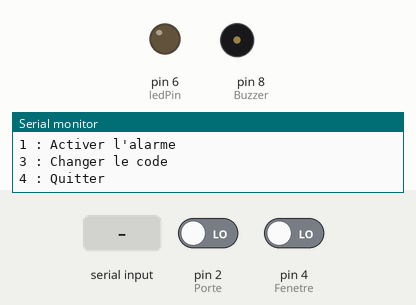
Bench run of a sketch on a simulated Arduino Uno, built with avr-gcc and run on an emulated ATmega328P. On the bench: output pins drawn as LEDs (lit = HIGH), buzzer (waves = sounding, pin HIGH), the last lines printed to the serial monitor. The test bench sets the inputs (shaded band); at power-on: pin 4 (Fenetre) LOW, pin 2 (Porte) LOW.

Above: at 1.2 s.
1.3 s: "1" received over Serial
At 2.1 s:
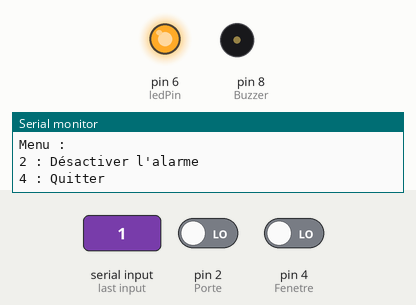
2.8 s: pin 4 (Fenetre) driven HIGH
At 3.2 s:
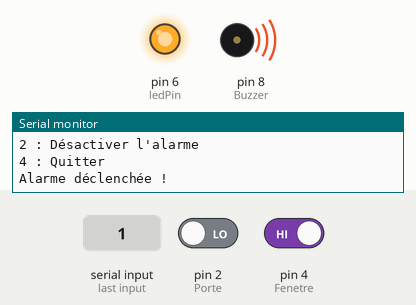
5.8 s: "2" received over Serial
At 6.2 s:
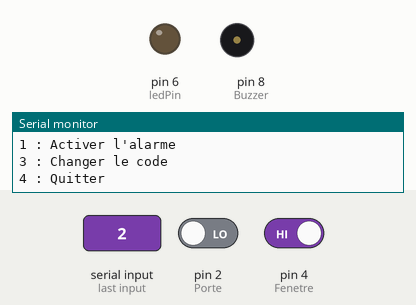
Timing chart, 0 to 8.8 s (numbered marks = the images above; inputs shaded):
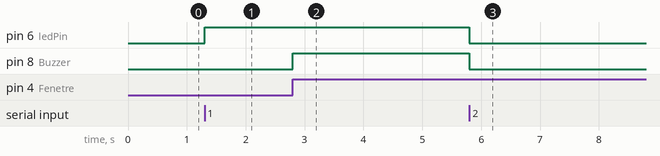

The sketch:

Alarme1_v1.ino
```cpp
/*  Bette Mathys
 *  CIEL 2
 *  Alarme1_v1
 *  Code 1234
 *
 *  Systéme d'alarme avec un menu sécurisé si on veut activer ou désactiver l'alarme et une options pour modifier le code
 *  si alarme est activé et que la porte s'ouvre on as 15 sec pour désactiver avant que l'alarme ne se déclenche, si fenetre
 *  ouverte l'alarme se déclenche instantanément
 *
 *  2 Boutons, 1 LED, 1 Buzzer
 *  Boutons: D2 D4, LED: D6, Buzzer: D8
 *
 *
 *  23-24-26/09/24 : Création d'une alarme pour activer ou la desactiver si activer porte= 15 sec pour desactiver ou alarme declencher
 *  si fenetre ouverte déclenche tout de suite l'alarme et possibilité de modifier le code dans le menu
 */


const int Porte = 2;
const int Fenetre = 4;
const int ledPin = 6;
const int Buzzer = 8;

// Variables d'état pour les capteurs et l'alarme
byte etatBuzzer = 0;
byte etatPorte = 0;
byte etatFenetre = 0;
byte etatLed = 0;
byte etatAlarme = 0;  // 0: alarme désactivée, 1: alarme activée

// Code de l'alarme (initial et temporaire)
char CodeInitial[4] = {0x31, 0x32, 0x33, 0x34}; // Code initial: "1234"
char CodeEntre[4]; // Code entré par l'utilisateur
bool codeCorrect; // Variable pour vérifier si le code est correct

// Variables pour gérer les délais avec millis()
unsigned long tempsPrecedent = 0; // Pour stocker le dernier temps (millis)
unsigned long debutDelaiAlarme = 0; // Temps du début de la temporisation de l'alarme
const unsigned long delai15sec = 15000; // Durée du délai de 15 secondes
bool enAttenteDelai = false; // Pour savoir si le délai est en cours
bool alarmeDeclenchee = false; // Indique si l'alarme est déjà déclenchée

// Fonction pour vérifier si le code entré est correct
void VerifierCode() {
  codeCorrect = true;
  for (byte i = 0; i < 4; i++) {
    if (CodeEntre[i] != CodeInitial[i]) {
      codeCorrect = false;
      break;
    }
  }
}

// Fonction qui affiche le menu à l'utilisateur
void AfficherMenu() {
  Serial.println("Menu :");
  if (etatAlarme == 0) {
      Serial.println("1 : Activer l'alarme");
      Serial.println("3 : Changer le code");
  } else if (etatAlarme == 1) {
      Serial.println("2 : Désactiver l'alarme");
  }
  Serial.println("4 : Quitter");
}

// Fonction pour activer l'alarme
void ActiverAlarme() {
  etatAlarme = 1;
  etatLed = 1;
  Serial.println("Alarme activée");
  digitalWrite(ledPin, etatLed);
  tempsPrecedent = millis();  // Enregistre l'instant d'activation
  AfficherMenu();
}

// Fonction pour désactiver l'alarme
void DesactiverAlarme() {
  etatAlarme = 0;
  etatLed = 0;
  alarmeDeclenchee = false; // Réinitialise l'état d'alarme déclenchée
  enAttenteDelai = false;   // Arrête la temporisation si elle est en cours
  digitalWrite(Buzzer, LOW); // Stoppe le buzzer
  Serial.println("Alarme désactivée");
  digitalWrite(ledPin, etatLed);
  AfficherMenu();
}

// Fonction pour changer le code de l'alarme
void ModifierCode() {
  Serial.println("Entrez le nouveau code (4 chiffres) : ");
  while (Serial.available() < 4) {
    // Attend la saisie de 4 chiffres
  }
  delay(100);

  for (byte i = 0; i < 4; i++) {
    CodeInitial[i] = Serial.read(); // Sauvegarde le nouveau code
  }

  Serial.print("Nouveau code: ");
  for (byte i = 0; i < 4; i++) {
    Serial.print(CodeInitial[i]); // Affiche le nouveau code
  }
  Serial.println();
}

// Fonction pour déclencher l'alarme
void DeclencherAlarme() {
  if (!alarmeDeclenchee) {  // Évite de redéclencher l'alarme si elle l'est déjà
    Serial.println("Alarme déclenchée !");
    digitalWrite(Buzzer, HIGH); // Active le buzzer
    alarmeDeclenchee = true;
  }
}

// Fonction pour arrêter l'alarme
void ArreterAlarme() {
  Serial.println("Alarme arrêtée.");
  digitalWrite(Buzzer, LOW); // Désactive le buzzer
  alarmeDeclenchee = false;
}

// Fonction pour vérifier si les capteurs de porte ou de fenêtre sont activés
void VerifierOuvertures() {
  etatFenetre = digitalRead(Fenetre); // Lit l'état de la fenêtre
  etatPorte = digitalRead(Porte);     // Lit l'état de la porte

  if (etatAlarme == 1) { // Si l'alarme est activée
    if (etatFenetre == HIGH) { // Si la fenêtre est ouverte
      DeclencherAlarme();     // Déclenche l'alarme
    }
    if (etatPorte == HIGH) {  // Si la porte est ouverte
      if (!enAttenteDelai) { // Si le délai n'est pas déjà en cours
        Serial.println("Porte ouverte, délai de 15 secondes pour désactiver l'alarme.");
        debutDelaiAlarme = millis();  // Enregistre l'instant de l'ouverture de la porte
        enAttenteDelai = true;        // Active l'attente du délai
      }
    }

    // Vérifie si le délai de 15 secondes est écoulé
    if (enAttenteDelai && (millis() - debutDelaiAlarme >= delai15sec)) {
      enAttenteDelai = false; // Fin du délai
      if (etatAlarme == 1) {  // Si l'alarme est encore active
        DeclencherAlarme();   // Déclenche l'alarme
      }
    }
  }
}

void setup() {
  Serial.begin(9600);
  pinMode(ledPin, OUTPUT);
  pinMode(Buzzer, OUTPUT);
  pinMode(Porte, INPUT);
  pinMode(Fenetre, INPUT);

  AfficherMenu(); // Affiche le menu au démarrage
}

void loop() {
  VerifierOuvertures(); // Vérifie l'état des capteurs

  if (Serial.available() > 0) {
    char commande = Serial.read(); // Lit la commande entrée

    switch (commande) {
      case '1': // Activer l'alarme
        if (etatAlarme == 0) {
          ActiverAlarme();
        }
        break;

      case '2': // Désactiver l'alarme
        if (etatAlarme == 1) {
          DesactiverAlarme(); // Désactive immédiatement l'alarme, même si le délai est en cours
        }
        break;

      case '3': // Modifier le code
        if (etatAlarme == 0) {
          ModifierCode();
        }
        break;

      case '4': // Quitter et afficher le menu
        Serial.println("Retour au menu principal...");
        AfficherMenu();
        break;

      default: // Commande non reconnue
        Serial.println("Commande non reconnue.");
        break;
    }

    // Vider le buffer Serial
    while (Serial.available() > 0) {
      Serial.read();
    }
  }
}
```

Measured:
- after the input at 1.3 s, pin 6 (ledPin): LOW → HIGH at once
- after the input at 2.8 s, pin 8 (Buzzer): LOW → HIGH at once
- after the input at 5.8 s, pin 6 (ledPin), pin 8 (Buzzer): HIGH → LOW at once
